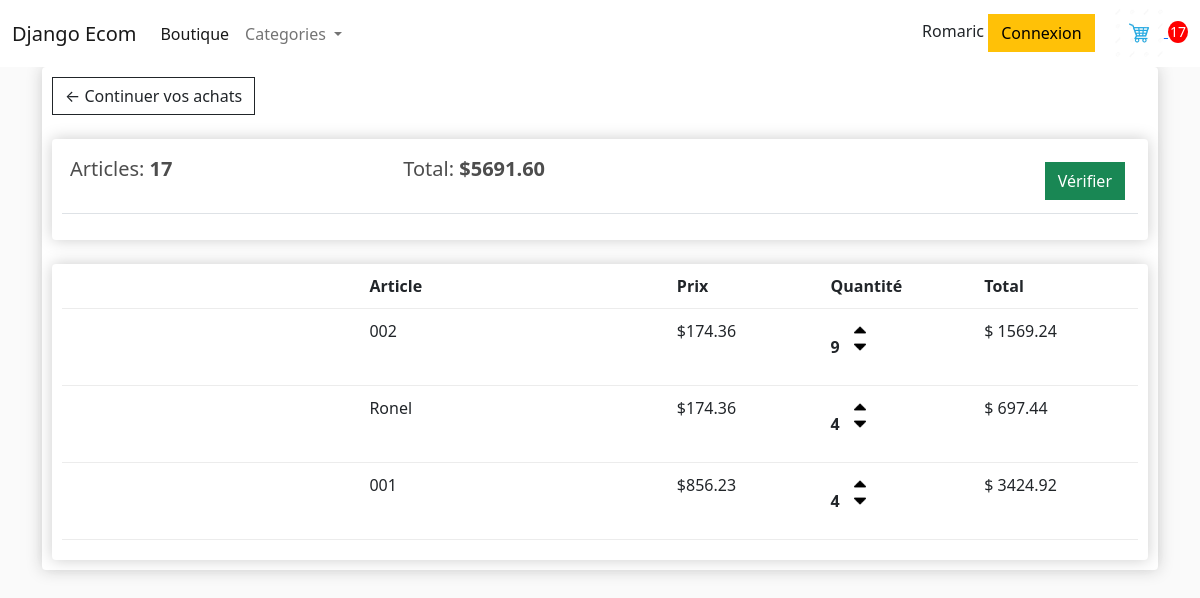
/panier/ (signed in), run on an earlier commit of the app's database.
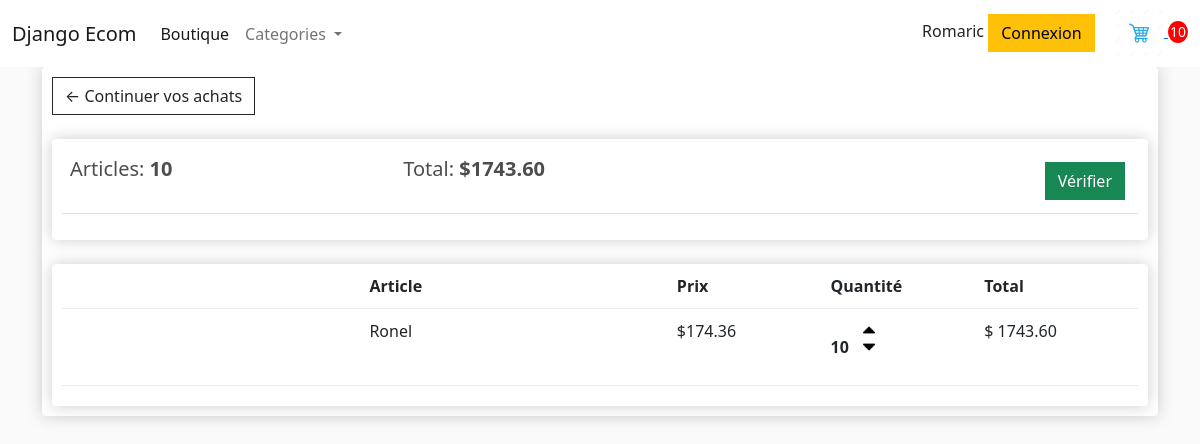
And on a later commit of the database.
### shop/models.py (models this page shows, shortened)
class Commande(models.Model):
    client = models.ForeignKey(
        "shop.Client",
        verbose_name=_("the customer who places the order"),
        on_delete=models.SET_NULL,
        null=True,
        blank=True,
    )
    date_commande = models.DateField(
        _("The date which the order is placed"), auto_now_add=True
    )
    complete = models.BooleanField(
        _("Designed if the order is completed or not"),
        default=False,
        null=True,
        blank=True,
    )
    status = models.CharField(_("The status of the commande"), max_length=200)
    transaction_id = models.CharField(
        _("The ID of the transaction"), max_length=200, null=True, blank=True
    )
    total_trans = models.DecimalField(
        _("The total price of the transaction"),
        max_digits=10,
        decimal_places=2,
        null=True,
        blank=True,
    )
    @property
    def get_panier_total(self):
        articles = self.commandearticle_set.all()  # type: ignore
        total = sum(article.get_total for article in articles)
        return total
    @property
    def get_panier_article(self):
        articles = self.commandearticle_set.all()  # type: ignore
        total = sum(article.quantite for article in articles)
        return total
    class Meta:
        verbose_name = _("Order")
        verbose_name_plural = _("Orders")

class CommandeArticle(models.Model):
    produit = models.ForeignKey(
        "shop.Produit",
        verbose_name=_("The articles"),
        on_delete=models.SET_NULL,
        null=True,
        blank=True,
    )
    commande = models.ForeignKey(
        "shop.Commande",
        verbose_name=_("The order"),
        on_delete=models.SET_NULL,
        null=True,
        blank=True,
    )
    quantite = models.IntegerField(
        _("The quantity of a article"), null=True, blank=True
    )
    date_added = models.DateTimeField(_("The date who it's added"), auto_now_add=True)
    @property
    def get_total(self):
        total = self.produit.price * self.quantite  # type: ignore
        return total
    class Meta:
        verbose_name = "ItemOrder"
        verbose_name_plural = "ItemOrders"

class Produit(models.Model):
    category = models.ForeignKey(
        "shop.Category",
        verbose_name=_("The category of the product"),
        on_delete=models.SET_NULL,
        null=True,
        blank=True,
    )
    name = models.CharField(_("The name of the product"), max_length=100, null=True)
    price = models.DecimalField(
        _("The price of the product"), max_digits=10, decimal_places=2
    )
    digital = models.BooleanField(
        _("Designed if the product is digital or not"), null=True, blank=True
    )
    image = models.ImageField(
        _("The image for the product presentation"),
        null=True,
        blank=True,
        upload_to="shop",
    )
    date_ajout = models.DateTimeField(
        _("The date of the product created"), auto_now_add=True
    )
    @property
    def imageUrl(self):
        try:
            url = self.image.url
        except:
            url = ""
        return url
    class Meta:
        verbose_name = "Product"
        verbose_name_plural = "Products"
        ordering = ["price"]

### shop/views.py (the view)
# urls.py: path("panier/", panier, name="panier"),
def panier(request, *args, **kwargs):
    if request.user.is_authenticated:
        client = request.user.client
        commande, created = Commande.objects.get_or_create(
            client=client, complete=False
        )
        articles = commande.commandearticle_set.all()  # type: ignore
        nombre_article = commande.get_panier_article
    else:
        articles = []
        commande = {"get_panier_total": 0, "get_panier_article": 0}
        nombre_article = commande["get_panier_article"]
    context = {
        "articles": articles,
        "commande": commande,
        "nombre_article": nombre_article,
    }
    return render(request, "panier.html", context)

### shop/templates/panier.html (shortened to what this page needs)
{% extends "base.html" %} {% load static %}
{% block content %}
<div class="row">
    <div class="col-lg-12">
        <div class="box-element">
            <a href="/" class="btn btn-outline-dark">&#x2190; Continuer vos achats</a>
            <br /><br />
            <div class="box-element">
                <table class="table">
                    <tr>
                        <th>
                            <h5>
                                Articles: <strong>{{commande.get_panier_article}}</strong>
                            </h5>
                        </th>
                        <th>
                            <h5>Total: <strong>${{commande.get_panier_total}}</strong></h5>
                        </th>
                        <th>
                            <a style="float: right; margin: 5px" href="{%	url	'shop:commande'	%}"
                                class="btn btn-success">
                                Vérifier</a>
                        </th>
                    </tr>
                </table>
            </div>
            <br />
            <div class="box-element">
                <div class="panier-row">
                    <div style="flex: 2"></div>
                    <div style="flex: 2"><strong>Article</strong></div>
                    <div style="flex: 1"><strong>Prix</strong></div>
                    <div style="flex: 1"><strong>Quantité</strong></div>
                    <div style="flex: 1"><strong>Total</strong></div>
                </div>
                {% for article in articles %}
                <div class="panier-row">
                    <div style="flex: 2">
                    </div>
                    <div style="flex: 2">{{article.produit.name}}</div>
                    <div style="flex: 1">${{article.produit.price}}</div>
                    <div style="flex: 1">
                        <p class="quantite">{{article.quantite}}</p>
                        <div class="quantite">
                            <img class="chg-quantite update-panier" data-produit="{{article.produit.pk}}"
                                data-action="add" src="{%	static	'images/arrow-up.png'	%}" alt="" />
                            <img class="chg-quantite update-panier" data-produit="{{article.produit.pk}}"
                                data-action="remove" src="{%		static	'images/arrow-down.png'	%}" alt="" />
                        </div>
                    </div>
                    <div style="flex: 1">$ {{article.get_total}}</div>
                </div>
                {% endfor %}
            </div>
        </div>
    </div>
    {% endblock content %}

### templates/base.html (shortened to what this page needs)
{% load static %}
<!DOCTYPE html>
<html lang="en">
<head>
    <link href="https://cdn.jsdelivr.net/npm/bootstrap@5.2.2/dist/css/bootstrap.min.css" rel="stylesheet"
>
    <link rel="stylesheet" type="text/css" href="{%	static	'css/main.css'	%}">
</head>
<body>
    <nav class="navbar navbar-expand-lg  bg-white">
        <div class="container-fluid">
            <a class="navbar-brand" href="{% url 'shop:shop' %}">Django Ecom</a>
            <div class="collapse navbar-collapse" id="navbarSupportedContent">
                <ul class="navbar-nav me-auto mb-2 mb-lg-0">
                    <li class="nav-item">
                        <a class="nav-link active" aria-current="page" href="{% url 'shop:shop' %}">Boutique</a>
                    </li>
                    <li class="nav-item dropdown">
                        <a class="nav-link dropdown-toggle" href="#" role="button" data-bs-toggle="dropdown"
                            aria-expanded="false">
                            Categories
                        </a>
                    </li>
                </ul>
                <div class="form-inline my-2 my-lg-0">
                    {{request.user}}
                    <a href="#" class="btn btn-warning">Connexion</a>
                    <a href="{% url 'shop:panier' %}">
                        <img id="icon-panier" src="{% static 'images/panier.png' %}" alt="">
                    </a>
                    <p id="total-panier">{{ nombre_article }}</p>
                </div>
            </div>
        </div>
    </nav>
    <div class="container">
        {% block content %}
        {% endblock content %}
    </div>
</body>
</html>

### shop/static/css/main.css (style rules this page uses)
body { background-color: hsl(0, 0%, 98%); }
h1, h2, h3, h4, h5, h6 { color: hsl(0, 0%, 30%); }
.box-element { box-shadow: hsl(0, 0%, 80%) 0 0 16px; background-color: #fff; border-radius: 4px; padding: 10px; }
#icon-panier { width: 50px; display: inline-block; margin-left: 15px; }
#total-panier { display: inline-block; text-align: center; color: #fff; background-color: red; width: 20px; height: 22px; border-radius: 50%; font-size: 14px; }
.btn { border-radius: 0; }
.panier-row { display: flex; align-items: flex-stretch; padding-bottom: 10px; margin-bottom: 10px; border-bottom: 1px solid #ececec; }
.quantite { display: inline-block; font-weight: 700; padding-right: 10px; }
.chg-quantite { width: 12px; cursor: pointer; display: block; margin-top: 5px; transition: .1s; }

What changed in the data, as far as the page shows it:
removed CommandeArticle: produit.name "002", produit.price "174.36", quantite "9", get_total "1569.24"
removed CommandeArticle: produit.name "001", produit.price "856.23", quantite "4", get_total "3424.92"
changed through a linked row, Commande: get_panier_article "17" → "10"; get_panier_total "5691.60" → "1743.60"
changed CommandeArticle "Ronel": quantite "4" → "10"; get_total "697.44" → "1743.60"
Also different on the page:
{{ nombre_article }}: "17" → "10"
